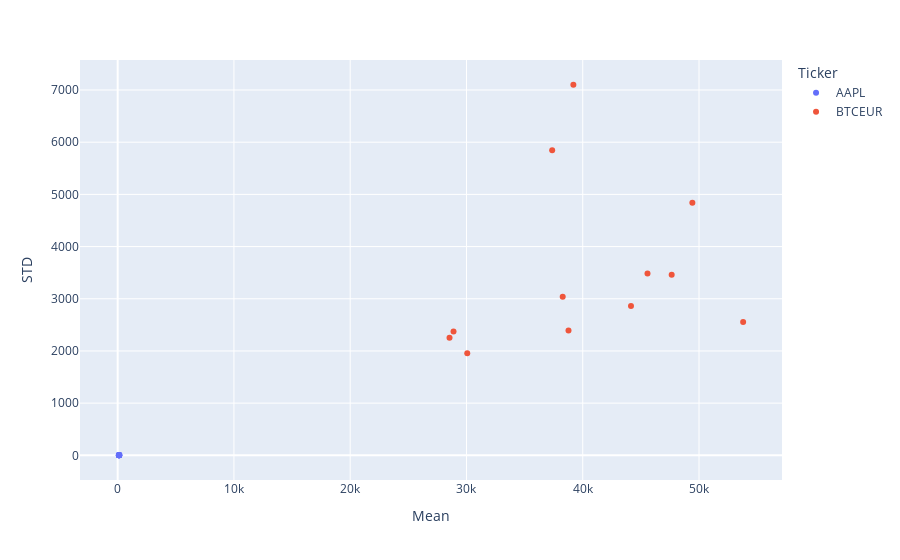

Here is the notebook cell this chart was saved with:
### Markdown cell above
Plotting the mean price against the corresponding standard deviation, we can once again see that both price and standard deviation for BTC is generally much larger than AAPL. In fact, we can't see the AAPL clearly as the scales for BTC's data is just much bigger. This can be viewed as a visualisation of "High risk, high reward." Hovering the curser will show you the month each point represents.

### Code cell
fig1.show()

### Figure 1 — Plotly figure (JSON) as saved in the notebook; plotly's stock layout.template omitted (floating-point values rounded to 4 significant figures)
{"data": [{"customdata": [["January"], ["February"], ["March"], ["April"], ["May"], ["June"], ["July"], ["August"], ["September"], ["October"], ["November"], ["December"]], "hovertemplate": "Ticker=AAPL<br>Mean=%{x}<br>STD=%{y}<br>Month=%{customdata[0]}<extra></extra>", "legendgroup": "AAPL", "marker": {"color": "#636efa", "symbol": "circle"}, "mode": "markers", "name": "AAPL", "orientation": "v", "showlegend": true, "type": "scatter", "x": [108.4, 108.3, 101.8, 109.4, 104.0, 106.9, 121.6, 125.0, 126.1, 124.4, 134.1, 152.6], "xaxis": "x", "y": [4.863, 4.451, 1.58, 2.131, 2.44, 4.142, 3.121, 1.725, 3.307, 2.894, 5.633, 5.275], "yaxis": "y"}, {"customdata": [["January"], ["February"], ["March"], ["April"], ["May"], ["June"], ["July"], ["August"], ["September"], ["October"], ["November"], ["December"]], "hovertemplate": "Ticker=BTCEUR<br>Mean=%{x}<br>STD=%{y}<br>Month=%{customdata[0]}<extra></extra>", "legendgroup": "BTCEUR", "marker": {"color": "#EF553B", "symbol": "circle"}, "mode": "markers", "name": "BTCEUR", "orientation": "v", "showlegend": true, "type": "scatter", "x": [28540.0, 37370.0, 45570.0, 47650.0, 39190.0, 30070.0, 28890.0, 38280.0, 38780.0, 49430.0, 53800.0, 44150.0], "xaxis": "x", "y": [2252.0, 5846.0, 3484.0, 3459.0, 7101.0, 1955.0, 2372.0, 3040.0, 2391.0, 4838.0, 2557.0, 2860.0], "yaxis": "y"}], "layout": {"legend": {"title": {"text": "Ticker"}, "tracegroupgap": 0}, "margin": {"t": 60}, "xaxis": {"anchor": "y", "domain": [0, 1], "title": {"text": "Mean"}}, "yaxis": {"anchor": "x", "domain": [0, 1], "title": {"text": "STD"}}}}
